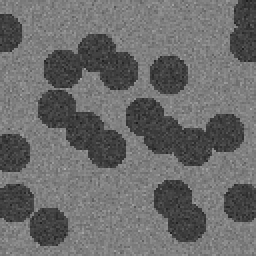
%> input picture discs20.bmp, 128 x 128 px (shown 2 times larger); the run also reads 1 picture not shown here
$ octave main_jdmcmc.m   (GNU Octave 9; MATLAB toolbox functions it lacks are replaced by stand-ins)
%> lines starting %> are read from the running program, lines starting %| are printed output that depends on the picture; in (x1, y1, x2, y2) boxes, pixels count from 0 and x2, y2 are one past the last pixel; in counts of white or black regions, pixels touching at a corner belong together; the program's own positions count from 1; long printed decimals are rounded
### drawcircle.m
function Io=drawcircle(Ii,Uxy,K)

[X Y]=size(Ii);
[Z1 Z2]=size(Uxy);

for i=1:X
    for j=1:Y
        ma=0;
        for k=1:K
            cx=Uxy(2*k-1);
            cy=Uxy(2*k);
            te=(i-cx)*(i-cx)+(j-cy)*(j-cy);
            tr=abs(te-100);
            if tr<10
                ma=1;
                break;
            end
        end
        if ma==1
            Io(i,j)=1;
        else
            Io(i,j)=Ii(i,j);
        end
    end
end

### maketarget.m
function It=maketarget(T,Ix,Iy,Cxy,K)

[X  Y] =size(Cxy);
[Xt Yt]=size(T);

Tc=(Xt+1)/2;

Ii=zeros(Ix,Iy);

Cxy(1:K*2)=clip(Cxy(1:K*2),1,Ix);

for k=1:K
    tx=Cxy(k*2-1);
    ty=Cxy(k*2);
    Ii(tx,ty)=1;
end

Io=conv2(Ii,T,'same');

It=im2bw(Io,0.5);

### clip.m
function Oxy=clip(Ixy,Mmin,Mmax)

[X Y]=size(Ixy);
K=X*Y;

for k=1:K
    if Ixy(k)<Mmin
        Oxy(k)=Mmin;
    elseif Ixy(k)>Mmax
        Oxy(k)=Mmax;
    else
        Oxy(k)=Ixy(k);
    end
end

### likelihood.m
function like=likelihood(Im,T,Uxy,K)

[X Y]=size(Im);

It=maketarget(T,X,Y,Uxy,K);

Ie=(Im+It*0.25)-0.5;

e=sum(sum(Ie.*Ie));

like=exp(-0.5*e);


### gibss_sampling.m
function [Mxy videoseg] = gibss_sampling(img, tg, M)
% GIBSS_SAMPLING do gibs sampling
% @see Computer Vision slides
% TuanND
% 04/06
% Input:
%   img: image on which have objects need to be dectected
%   target: target knowledge
%   k: number of objects

fprintf('\n\t\tGibss:[Step/Discs-100/25]');
%PARAMETER
T = 50;%Number of MCMC steps
M_BURN_IN = 50;
N_BURN_IN = 2;
K_MAX = 50;
[rows cols] = size(img);
%1. Initialize {zi: i = 1, ..., M}
AOxy = zeros(M, 2, T);
AOxy(:,:,1) = [randi(rows, M, 1) randi(cols, M, 1)];%All object position
Cur_Oxy = AOxy(:,:,1);
showImg = drawcircle(img, Cur_Oxy, M);
figure(1); imshow(showImg);
L1 = likelihood(img, tg, Cur_Oxy, M);

Imframe(1:rows,1:cols,1)=showImg;
Imframe(1:rows,1:cols,2)=showImg;
Imframe(1:rows,1:cols,3)=showImg;
videoseg(1) = im2frame(Imframe);          % make the first frame
for t = 2:T
    for i = 1:M
        fprintf('\b\b\b\b\b\b\b');
        fprintf('%03u/%02u]', t, i);
        Oxy = Cur_Oxy(2*i-1:2*i);%init position of ith object
        for j = 1:K_MAX
            %Sampling ith variable
            Dxy = Oxy + round(randn(1,2)*20);
            Dxy=clip(Dxy,1,rows);% make sure the position in the image
            New_Cur_Oxy = Cur_Oxy;
            New_Cur_Oxy(2*i-1:2*i) = Dxy;
            L2=likelihood(img,tg,New_Cur_Oxy,M);% evaluate the likelihood
            v=min(1,L2/L1);                     % compute the acceptance ratio
            u=rand;                             % draw a sample uniformly in [0 1]
            if v>u
                Oxy = Dxy;% accept the move
                Cur_Oxy = New_Cur_Oxy;
                L1 = L2;
%                 showImg = drawcircle(img, Cur_Oxy, M);
%                 figure(1); imshow(showImg);
            else
            end
        end
        AOxy(:,:, t) = Cur_Oxy;
        showImg = drawcircle(img, Cur_Oxy, M);
        figure(1); imshow(showImg);
        Imframe(1:rows,1:cols,1)=showImg;
        Imframe(1:rows,1:cols,2)=showImg;
        Imframe(1:rows,1:cols,3)=showImg;
        videoseg((t-2)*M + i + 1) = im2frame(Imframe);
    end
end
fprintf('...Burning...');
%Burn-in
% S = AOxy(:,:, M_BURN_IN+1:N_BURN_IN:T);%do burn-in, drop fist M samples, keep N-steps samples
% OS = reorder_samples(S);
% Mxy = round(mean(OS, 3));
Mxy = Cur_Oxy;
showImg = drawcircle(img, Mxy, M);figure(1);imshow(showImg);
Imframe(1:rows,1:cols,1)=showImg;
Imframe(1:rows,1:cols,2)=showImg;
Imframe(1:rows,1:cols,3)=showImg;
videoseg((T-1) * M + 2) = im2frame(Imframe);
fprintf('Done Gibss');
end

### main_jdmcmc.m
%--------------------------------------------------------------------------
% Jump Diffusion MCMC Algorithm
%--------------------------------------------------------------------------
% TuannD
% 04/04/13
% @see: Computer Vision slides
%--------------------------------------------------------------------------
clc;
clear all;
close all;
rng('shuffle');

fprintf('JUMP DIFFUSION MCMC ALGORITHM\n');
fprintf('Copyright-TuanND-04/2013\n');
%% PARAMETERS
lambda = 20;
Nsteps = 20; %Number of sampling steps
K_MAX = 25; %Max (Number of objects)
init_k = 19;
M_BURN_IN = 3;
STEP_BURN_IN = 2;

%% Step 0: Prepare data
% load image/target
fprintf('Loading image....\n');
imgpath = 'discs20.bmp';
[pathstr, name, ext] = fileparts(imgpath);
img=double(imread(imgpath))/255;
%> img: size 128x128 double; min 0.102, max 0.678, mean 0.419
target=double(imread('target.bmp'))/255;
[rows cols] = size(img);
%> rows = 128; cols = 128
fprintf(['Loading image ', imgpath,' and target is done\n']);
%% Step 1: Initialization
%Initialize locations of k hypothesized objects and the maximum order Kmax.
allStartTime = tic;
num_obj = zeros(Nsteps, 1);
num_obj(1) = init_k;
Oxy = cell(Nsteps, 1);%Objects position
Oxy{1} = [randi(rows, num_obj(1) , 1) randi(cols, num_obj(1), 1)];%k hypothesized object locations
showImg = drawcircle(img, (Oxy{1})', num_obj(1));
figure(1); imshow(showImg);
obj_fn = zeros(Nsteps, 1);
obj_fn(1) = likelihood(img, target, Oxy{1}, num_obj(1)) * poisspdf(num_obj(1), lambda); %aposterior for evaluation
%> after the loop in maketarget, `for k=1:K`:
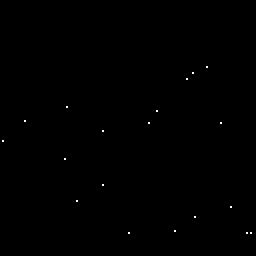
%> Ii: size 128x128 double (shown 2 times larger); values 0 (black) and 1 (white), 0.12% white in thin lines or dots, all inside (x1, y1, x2, y2) = (1, 33, 126, 117)
%> in maketarget, `Io=conv2(Ii,T,'same');`:
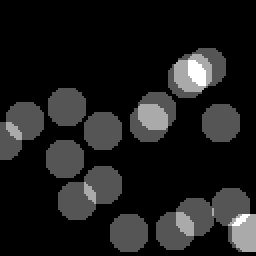
%> Io: size 128x128 double (shown 2 times larger); min 0, max 3, mean 0.336; drawn with min black and max white
%> in maketarget, `It=im2bw(Io,0.5);`:
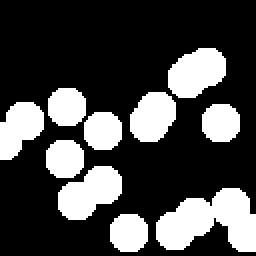
%> It: size 128x128 logical (shown 2 times larger); 27.8% white; 10 white regions, largest, box (x1, y1, x2, y2) and area: (78, 94, 128, 126) 1031, (29, 83, 61, 110) 572, (84, 24, 113, 49) 535
%> in likelihood, `Ie=(Im+It*0.25)-0.5;`:
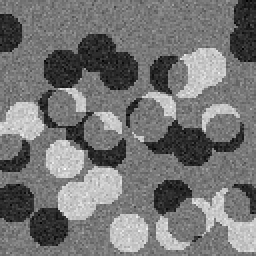
%> Ie: size 128x128 double (shown 2 times larger); min -0.386, max 0.428, mean -0.0118; drawn with min black and max white
%> in likelihood, `e=sum(sum(Ie.*Ie));`: e = 418.1
%> in likelihood, `like=exp(-0.5*e);`: like = 1.63e-91
fprintf('Iteration[%02u]--Discs:[%02u]--OBJ_FN:[%d]--Duration[%5.5f]\n', 1, num_obj(1), obj_fn(1), toc(allStartTime));
%| Iteration[01]--Discs:[19]--OBJ_FN:[1.45088e-92]--Duration[3.361]
Imframe(1:rows,1:cols,1)=showImg;
Imframe(1:rows,1:cols,2)=showImg;
Imframe(1:rows,1:cols,3)=showImg;
videoseg(1)=im2frame(Imframe);          % make the first frame
%% Step 2: Iteration
%for i=1:N
for i = 2:Nsteps
    iterStartTime = tic;
    % Draw a sample a~U(0,1)
    a = rand(1);
    % If a<0.33 and k>1                         (jump by -1)
    fprintf('Iteration[%02u]--a:[%1.2f]',i, a);
    if a < 0.33 && num_obj(i-1) > 1
        % k=k-1;
        fprintf('--Jump-1');
        num_obj(i) = num_obj(i-1) - 1;%
        % else if a<0.66 and k<Kmax             (jump by +1)
    elseif a < 0.66 && num_obj(i-1) < K_MAX
        % k=k+1;
        fprintf('--Jump+1');
        num_obj(i) = num_obj(i-1) + 1;
        % else                                   (no jump)
    else
        fprintf('--Jump+0');
        num_obj(i) = num_obj(i-1);
        % End
    end
    fprintf('--Discs:[%02u]',num_obj(i));
    % MCMC Gibbs sampling
%> (the run ends here)
